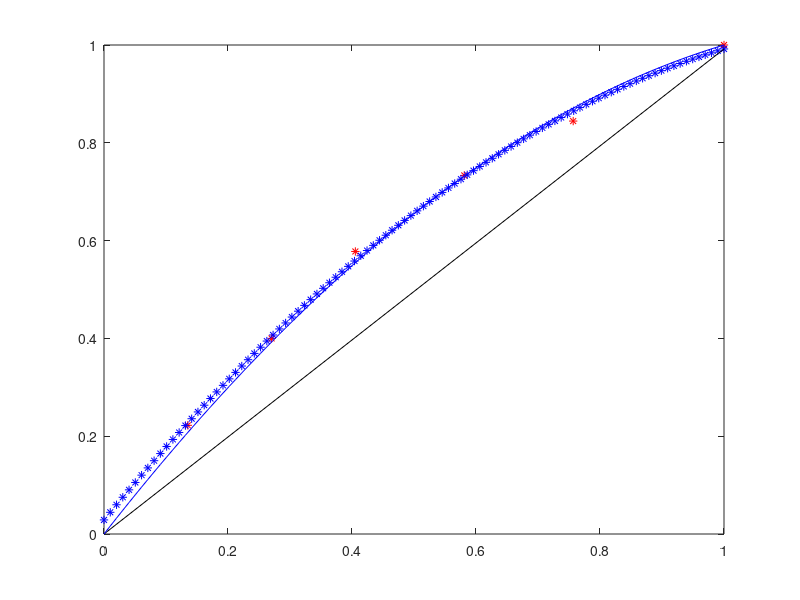

MATLAB code to generate this figure: (Note: this script raises an error after producing the figure.)
clear all;
close all;

% Measurement data
% 1045 propeller
% Robbe Roxxy Motor (1100 kV, data collected in 2010)
data = [ 45, 7.4;...
         38, 5.6;...
         33, 4.3;...
         26, 3.0;...
         18, 2.0;...
         10, 1.0 ];

% Normalize the data, as we're operating later
% anyways in normalized units
data(:,1) = data(:,1) ./ max(data(:,1));
data(:,2) = data(:,2) ./ max(data(:,2));

% Fit a 2nd degree polygon to the data and
% print the x2, x1, x0 coefficients
p = polyfit(data(:,2), data(:,1),2)

% Override the first coffefficient for testing
% purposes
pf = 0.62;

% Generate plotting data
px1 = linspace(0, max(data(:,2)));
py1 = polyval(p, px1);

pyt = zeros(size(data, 1), 1);
corr = zeros(size(data, 1), 1);

% Actual code test
% the two lines below are the ones needed to be ported to C:
%   pf: Power factor parameter.
%   px1(i): The current normalized motor command (-1..1)
%   corr(i): The required correction. The motor speed is:
%            px1(i) 
for i=1:size(px1, 2)
    
    % The actual output throttle
    pyt(i) = -pf * (px1(i) * px1(i)) + (1 + pf) * px1(i);
    
    % Solve for input throttle
    % y = -p * x^2 + (1+p) * x;
    % 
end

plot(data(:,2), data(:,1), '*r');
hold on;
plot(px1, py1, '*b');
hold on;
plot([0 px1(end)], [0 py1(end)], '-k');
hold on;
plot(px1, pyt, '-b');
hold on;
plot(px1, corr, '-m');
